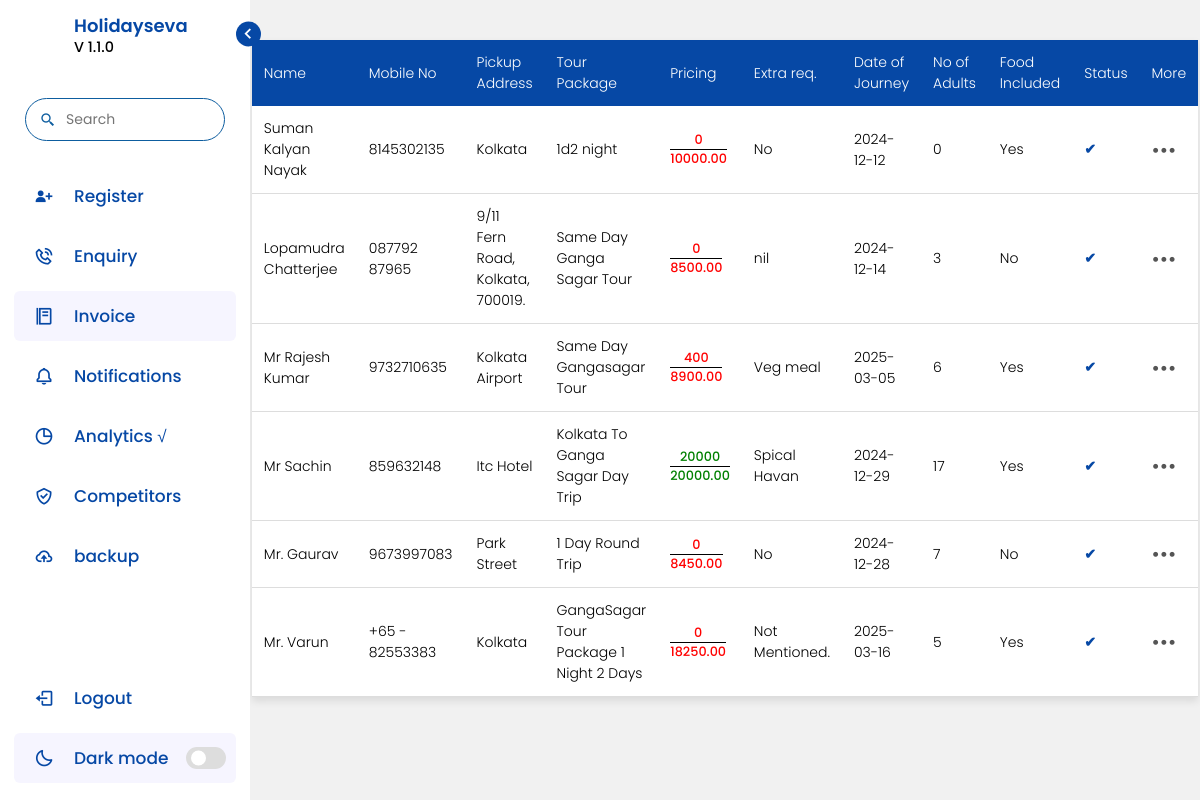
The app's page /invoice.php, older data.
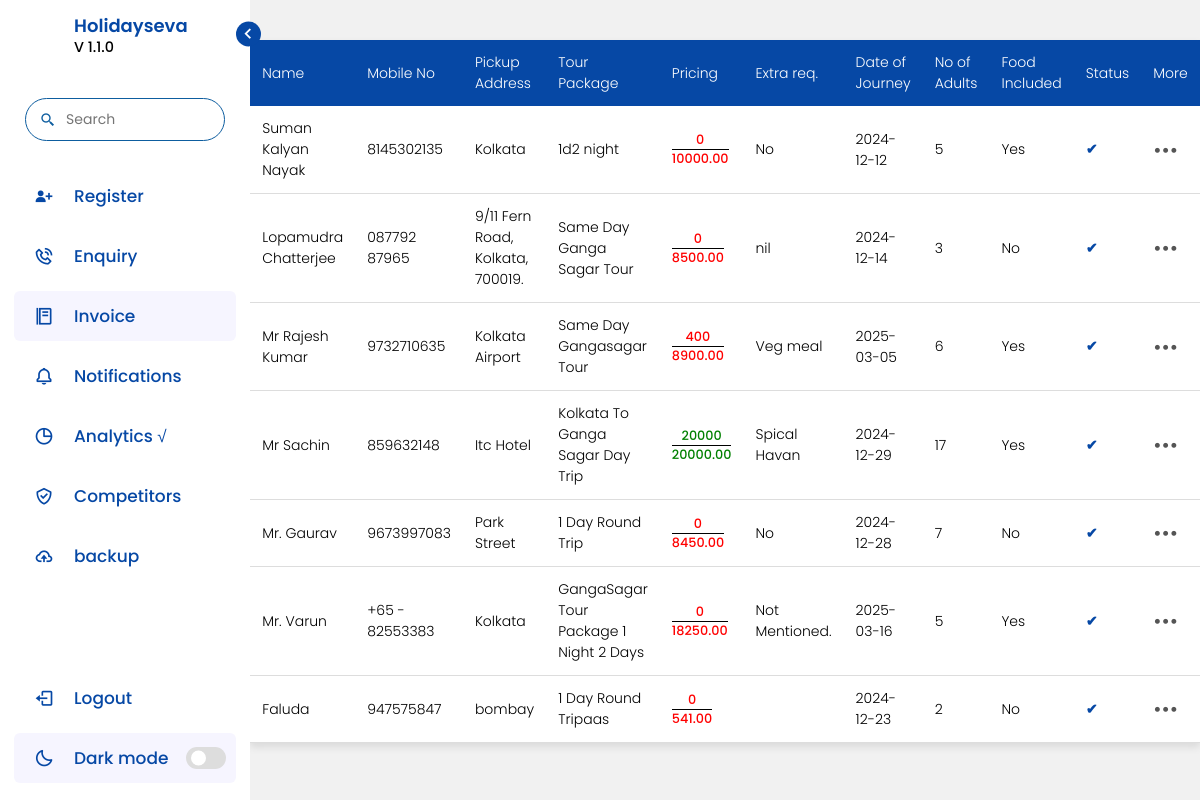
The same page, newer data.
### tables this page shows
CREATE TABLE `invoice_data` (
  `id` int(11) NOT NULL,
  `customer_name` varchar(100) DEFAULT NULL,
  `mobile_no` varchar(15) DEFAULT 'Not Available',
  `customer_email_id` varchar(200) DEFAULT NULL,
  `pickup_address` varchar(255) DEFAULT 'Not Provided',
  `drop_address` varchar(255) DEFAULT 'Not Provided',
  `tour_package` varchar(255) DEFAULT 'NA',
  `pricing` decimal(10,2) DEFAULT '0.00',
  `token_paid` decimal(10,0) NOT NULL DEFAULT '0',
  `special_requirements` varchar(255) DEFAULT 'NA',
  `date_of_journey` date DEFAULT NULL,
  `date_of_return` date DEFAULT NULL,
  `no_of_adults` int(11) DEFAULT '0',
  `no_of_children` int(3) NOT NULL,
  `meal_plan` varchar(255) DEFAULT 'NA',
  `cars_provided` varchar(20) DEFAULT 'NA',
  `no_of_cars` int(11) DEFAULT '1',
  `food_included` varchar(10) DEFAULT 'No',
  `hotel_used` varchar(255) DEFAULT 'Not Required',
  `hotel_room_details` varchar(255) DEFAULT NULL,
  `booking_status` varchar(20) DEFAULT 'Not Confirm',
  `registration_date` timestamp NOT NULL DEFAULT CURRENT_TIMESTAMP
);

### invoice.php (the view, shortened to what the changed rows need)
<?php
require 'database.php';
$records = $conn->query("SELECT * FROM invoice_data WHERE booking_status = 'Confirmed'");
?>
<!DOCTYPE html>
<html lang="en">
<head>
</head>
<body>
    <?php include('navigation.php'); ?>
    <section class="home">
        <table style="width: 90%; margin: 40px auto; border-collapse: collapse; font-size: 14px; background-color: #fff; box-shadow: 0 4px 8px rgba(0, 0, 0, 0.1);">
            <thead>
                <tr style="background-color:#0648a5; color: white;">
                   <tr style="background-color:#0648a5; color: white;">
                    <th style="padding: 12px; text-align: left;font-weight:300;">Name</th>
                    <th style="padding: 12px; text-align: left;font-weight:300;">Mobile No</th>
                    <th style="padding: 12px; text-align: left;font-weight:300;">Pickup Address</th>
                    <th style="padding: 12px; text-align: left;font-weight:300;">Tour Package</th>
                    <th style="padding: 12px; text-align: left;font-weight:300;">Pricing</th>
                    <th style="padding: 12px; text-align: left;font-weight:300;">Extra req.</th>
                    <th style="padding: 12px; text-align: left;font-weight:300;">Date of Journey</th>
                    <th style="padding: 12px; text-align: left;font-weight:300;">No of Adults</th>
                    <th style="padding: 12px; text-align: left;font-weight:300;">Food Included</th>
                    <th style="padding: 12px; text-align: left;font-weight:300;">Status</th>
                    <th style="padding: 12px; text-align: left;font-weight:300;">More</th>
                </tr>
            </thead>
            <tbody>
                <?php
                if ($records && $records->num_rows > 0) {
                    while ($row = $records->fetch_assoc()) {
                        echo "<tr style='border-bottom: 1px solid #ddd;'>";
                        echo "<td style='padding: 12px;font-weight: 300;'>{$row['customer_name']}</td>";
                        echo "<td style='padding: 12px;font-weight: 300;'>{$row['mobile_no']}</td>";
                        echo "<td style='padding: 12px;font-weight: 300;'>{$row['pickup_address']}</td>";
                        echo "<td style='padding: 12px;font-weight: 300;'>{$row['tour_package']}</td>";
                        echo "
                        <td style='padding: 12px;font-weight: 300;font-size:0.8rem !important;'>
                          <span style='display: inline-block; text-align: center; color: " .
                          (($row['token_paid'] == $row['pricing']) ? 'green' : 'red') . ";'>
                            <span style='display: block; font-weight: 500;'>{$row['token_paid']}</span>
                            <span style='display: block; font-weight: 500; border-top: 1px solid #000;'>{$row['pricing']}</span>
                          </span>
                        </td>";
                        echo "<td style='padding: 12px;font-weight: 300;'>{$row['special_requirements']}</td>";
                        echo "<td style='padding: 12px;font-weight: 300;'>{$row['date_of_journey']}</td>";
                        echo "<td style='padding: 12px;font-weight: 300;'>{$row['no_of_adults']}</td>";
                        echo "<td style='padding: 12px;font-weight: 300;'>" . ($row['food_included'] ? 'Yes' : 'No') . "</td>";
                        echo "<td style='padding: 12px;font-weight: 300;'>" . ($row['booking_status'] ? '<span style="color: #0648a5; font-weight: bold;">&#x2714;</span>' : '<span style="color: red; font-weight: bold;">&#x2716;</span>') . "</td>";
                        echo "<td style='padding: 12px;'>
                            <div style='position: relative;'>
                                <button style='background: none; border: none; cursor: pointer; font-size: 20px; color: #555;'
                                        type='button' id='dropdownMenuButton" . $row['id'] . "' onclick='toggleDropdown(" . $row['id'] . ")'>
                                    &#x2022;&#x2022;&#x2022;
                                </button>
                                <ul id='dropdown" . $row['id'] . "' style='position:fixed; top: 30px; left: 80%; z-index: 1000; display: none; background-color: #f9f9f9; border: 1px solid #ddd; border-radius: 8px; box-shadow: 0 2px 6px rgba(0, 0, 0, 0.15); padding: 0; list-style: none;z-index: 3000:;'>
                                    <li style='padding: 10px 20px;'><button onclick='openEditModal({$row['id']})' style='color:black;background:white;border:0.5px solid black;padding:6px 15px;border-radius:0px;'>Edit</button></li>
                                    <li style='padding: 10px 20px;'><a class='dropdown-item' href='inquiry.php?confirm_booking_id=" . $row['id'] . "' style='text-decoration: none; color: #333;'>Confirm</a></li>
                                    <li style='padding: 10px 20px;'><a class='dropdown-item' href='inquiry.php?delete_booking_id=" . $row['id'] . "' style='text-decoration: none; color: #333;'>Delete</a></li>
                                    <li style='padding: 10px 20px;'><a class='dropdown-item' href='invoice.php?download_invoice_id=" . $row['id'] . "' style='text-decoration: none; color: #333;'> Download Invoice</a></li>
                                </ul>
                            </div>
                        </td>";
                        echo "</tr>";
                    }
                } else {
                    echo "<tr><td colspan='12' style='text-align: center;'>No records found.</td></tr>";
                }
                ?>
            </tbody>
        </table>
    </section>
</body>
</html>

Row changes from the older to the newer data that the page shows:
changed invoice_data "Suman Kalyan Nayak": no_of_adults "0" → "5"
added invoice_data: customer_name "Faluda", mobile_no "947575847", pickup_address "bombay", tour_package "1 Day Round Tripaas", token_paid "0", pricing "541.00", date_of_journey "2024-12-23", no_of_adults "2", food_included "No"
